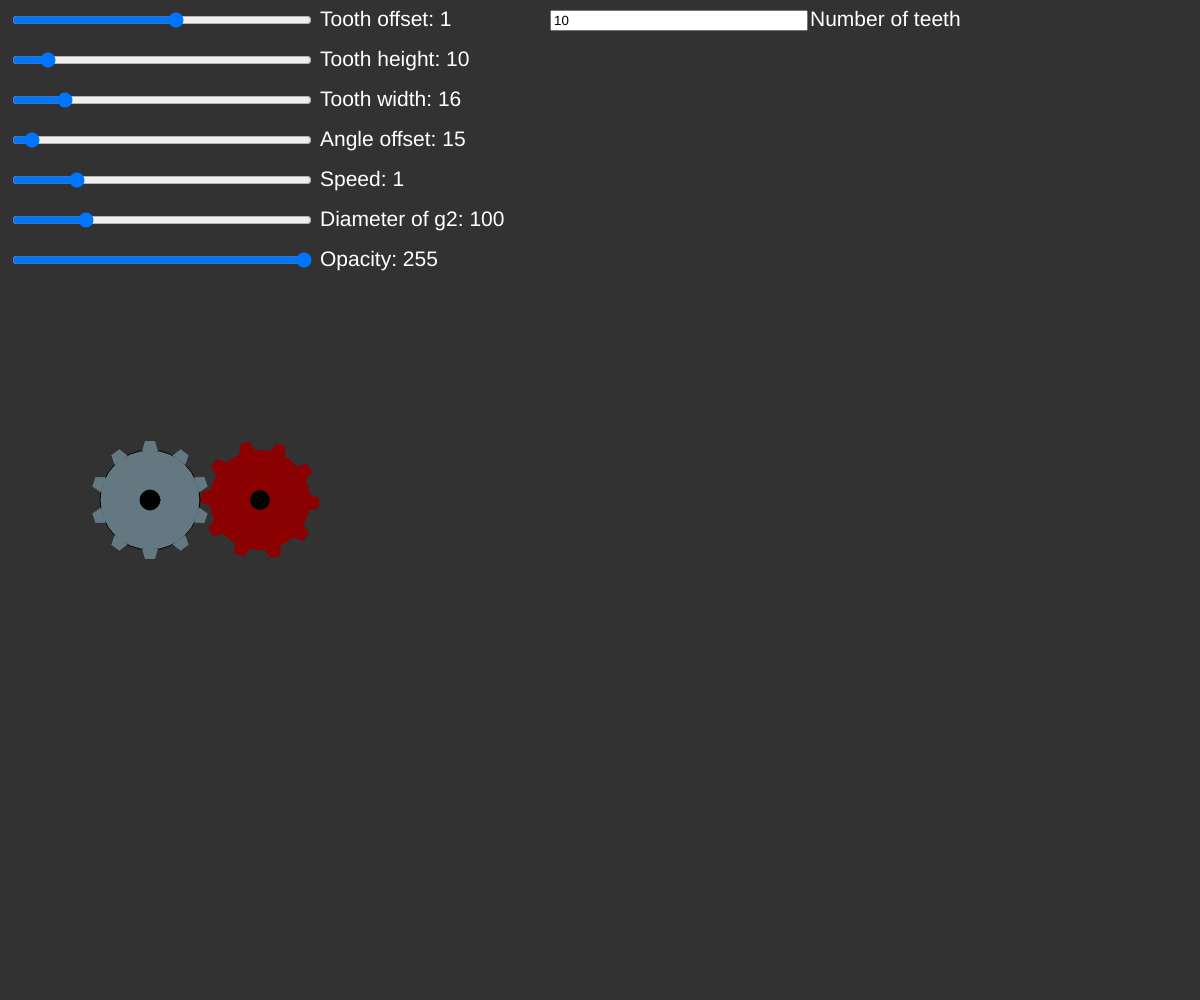
Frame 1 (no input)
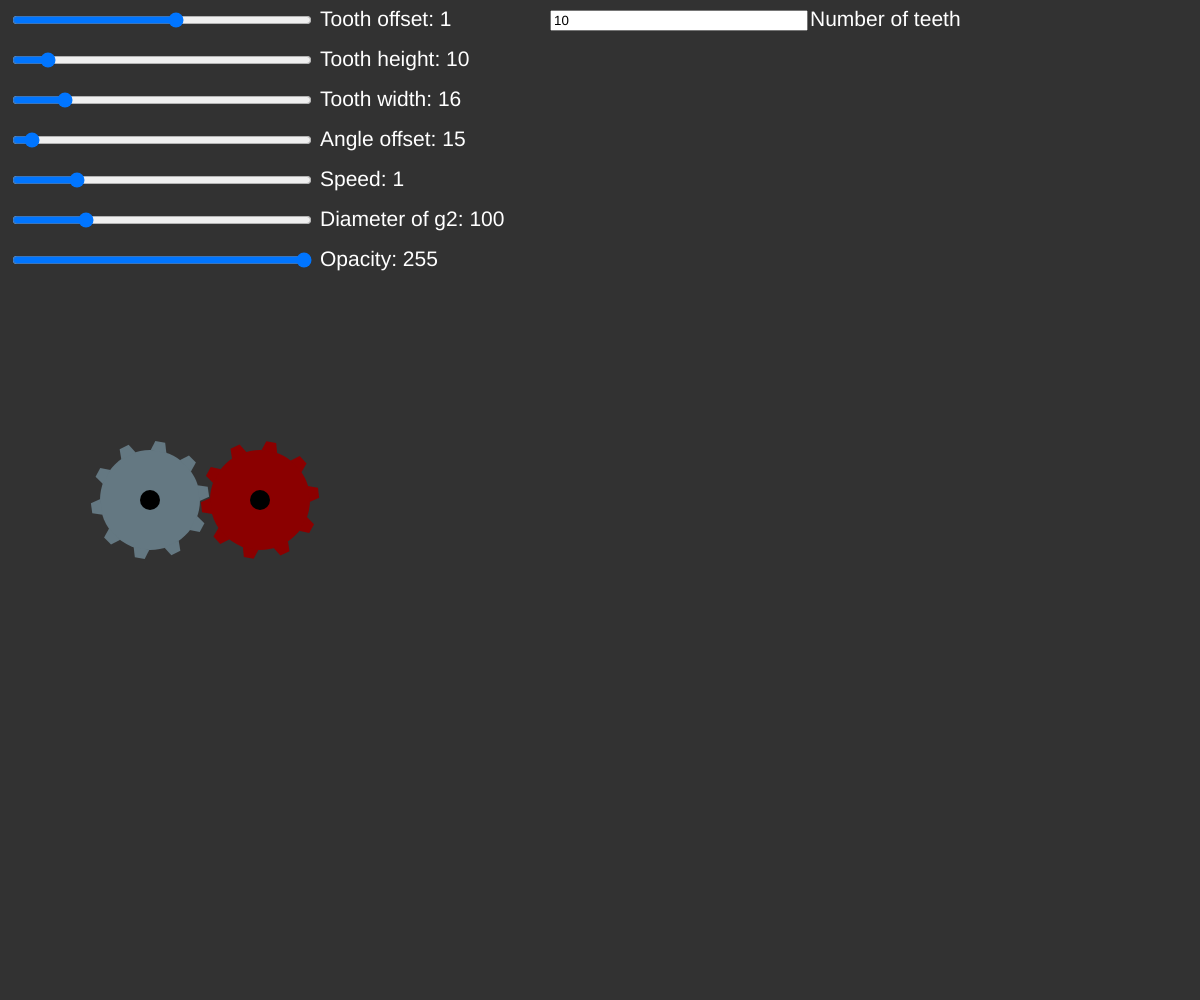
Frame 60 (no input)
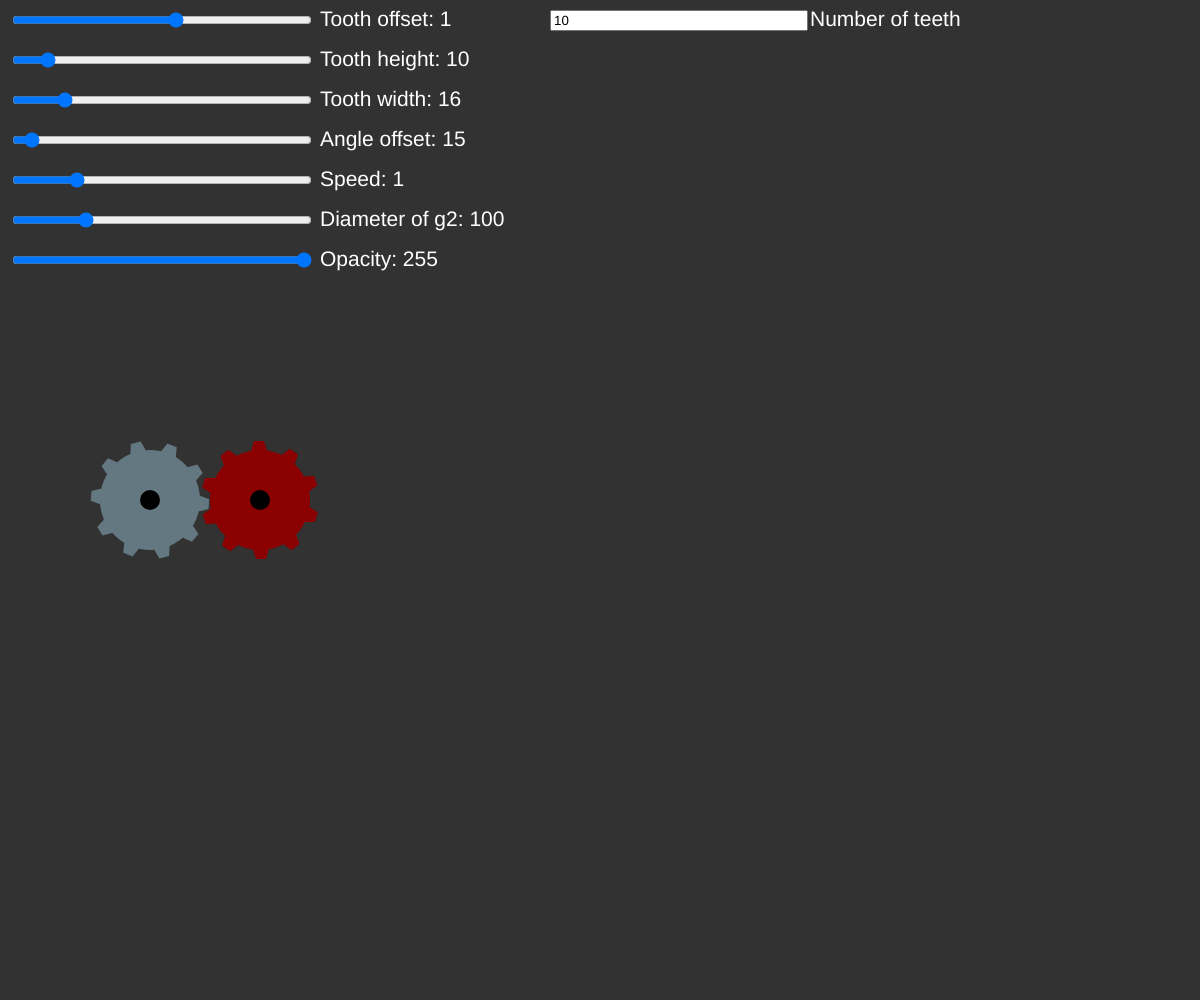
Frame 120 (the mouse pressed at the canvas centre since frame 60)

The p5.js sketch that drew these frames (run headless with seeded random() and noise() and a simulated clock; from frame 60 on, the mouse is pressed at the canvas centre):

// p5.js sketch
// ── sketch.js
// Customisable gears

// var angle = 0 // This needs to be global, since gears can't move at different rates

class Gear{
   constructor(angle, x, y, colR, colG, colB, alpha, speed, direction, angleoffset, teethshape, toothheight, toothwidth, toothoffset, teethamount, diameter){
      this.angle = angle;
      this.x = x;
      this.y = y;
      this.colR = colR;
      this.colG = colG;
      this.colB = colB;
      this.alpha = alpha
      this.speed = speed;
      this.direction = direction; // 1 (clockwise) or -1 (counter-clockwise)
      this.angleoffset = angleoffset; // Angle offset, to interlock with neighbouring gears
      this.teethshape = teethshape;
      this.toothheight = toothheight;
      this.toothwidth = toothwidth;
      this.toothoffset = toothoffset;
      this.teethamount = teethamount;
      this.diameter = diameter;
   }
   draw(){
      fill(this.colR, this.colG, this.colB, this.alpha); // Set gear colour    
      ellipse(this.x, this.y, this.diameter, this.diameter); // Draw the main circle
      fill(0, 0, 0, this.alpha); // Set colour to black
      ellipse(this.x, this.y, 20, 20);
      fill(this.colR, this.colG, this.colB, this.alpha); // Set tooth colour 
      noStroke(); // Ensure that the teeth don't have an outline
      for (var i = 0; i < 360; i += 360/this.teethamount) { // Draw a tooth on the gear a given number of times 
        push(); // push(); and pop(); ensure that we return to the "top" of the gear before going to draw our next gear. Otherwise, we will keep incrementing stuff we don't want to
        translate(this.x, this.y); // Ensures that the teeth move with the gear
        rotate(radians((this.angle + i + this.angleoffset) * this.direction)); // Ensures that the teeth are drawn all around the gear (i is the location ON the gear, speed is the speed that the gear is rotating)
        
        if (this.teethshape == "tra" || this.teethshape == "tri"){
          // If we're here, then this.teethshape is valid. Therefore, we can measure out how to draw the teeth
          let yLO = -(this.diameter/2) + this.toothoffset; // toothoffset for making sure there's no gap between the circle and tooth
          let yHI = yLO - this.toothheight;
          let xHI = this.toothwidth/2;
          
          if (this.teethshape == "tra") {
          let xLO = xHI * (5/8); // (5/8) keeps the trapezium shape scale true to the original sketch
          quad(-xLO, yHI, xLO, yHI, xHI, yLO, -xHI, yLO); // The drawing of the tooth
          } else if (this.teethshape == "tri") {
          let xLO = 0
          triangle(-xHI, yLO, xHI, yLO, xLO, yHI);
          } 
        } else {
          pop(); //See push();
          this.invalidShape();
        }

        pop(); //See push();
      }
      this.angle += this.speed; // Adjust how fast the gear should spin
      this.angle = this.angle % 360;
   }
   invalidShape(){ // This needs to be here, since it's a parameter that could easily cause an error
      fill(255);
      text("Invalid value passed to teethshape; please consult the documentation.", mouseX, mouseY);
   }
   getangle(){
   	  this.angle += this.speed;
   	  return this.angle % 360;
   }
}

// TODO
// separate example and core .js files
// make a nice example sketch
// button to add gears (and remove them - so possibly left click right click)
// sparks!
// probably more stuff too

// ── example.js
function setup(){
  createCanvas(windowWidth, windowHeight);
  frameRate(60); // High refresh rates like 144 and 165 break the motion slightly, but they're not recommended anyway

  //toothoSlider (offset)
  toothoSlider = createSlider(-10, 10, 1, 0.1);
  toothoSlider.position(10, 10);
  toothoSlider.style('width', '300px');

  //toothhSlider (height)
  toothhSlider = createSlider(0, 100, 10, 1);
  toothhSlider.position(10, 50);
  toothhSlider.style('width', '300px');

  //toothwSlider (width)
  toothwSlider = createSlider(0, 100, 16, 1);
  toothwSlider.position(10, 90);
  toothwSlider.style('width', '300px');

  //angleSlider (angle offset)
  angleSlider = createSlider(0, 360, 15, 1);
  angleSlider.position(10, 130);
  angleSlider.style('width', '300px');

  //speedSlider
  speedSlider = createSlider(0, 5, 1, 0.1);
  speedSlider.position(10, 170);
  speedSlider.style('width', '300px');

  //g2sizeSlider
  g2sizeSlider = createSlider(10, 400, 100, 1);
  g2sizeSlider.position(10, 210);
  g2sizeSlider.style('width', '300px');

  //opacitySlider
  opacitySlider = createSlider(0, 255, 255, 1);
  opacitySlider.position(10, 250);
  opacitySlider.style('width', '300px');

  teethamountbox = createInput("10");
  teethamountbox.position(toothoSlider.width + 250, 10);
  teethamountbox.size(250);
}

gears = [] // Store our gears in an array rather than g1, g2, g3 and so on...
geardata = [0, gears]; // This way, we can have separate angle values (0) to keep track of different sets of gears 

function draw() {
  background(50); // Drawn here so that the gear doesn't leave a trail behind

  // Text setup
  fill(255);
  textSize(21);

  // tooth scale
  let toothoffset = toothoSlider.value()
  text("Tooth offset: " + toothoffset, toothoSlider.x * 2 + toothoSlider.width, toothoSlider.y + 16);

  // tooth height
  let toothheight = toothhSlider.value()
  text("Tooth height: " + toothheight, toothhSlider.x * 2 + toothhSlider.width, toothhSlider.y + 16);

  // tooth width
  let toothwidth = toothwSlider.value()
  text("Tooth width: " + toothwidth, toothwSlider.x * 2 + toothwSlider.width, toothwSlider.y + 16);

  // angle offset
  let angleoffset = angleSlider.value();
  text("Angle offset: " + angleoffset, angleSlider.x * 2 + angleSlider.width, angleSlider.y + 16);

  // speed
  // let speed = 0; // very useful for testing
  let speed = speedSlider.value();
  text("Speed: " + speed, speedSlider.x * 2 + speedSlider.width, speedSlider.y + 16);
  
  // g2size
  let g2size = g2sizeSlider.value()
  text("Diameter of g2: " + g2size, g2sizeSlider.x * 2 + g2sizeSlider.width, g2sizeSlider.y + 16);

  // opacity
  let opacity = opacitySlider.value()
  text("Opacity: " + opacity, opacitySlider.x * 2 + opacitySlider.width, opacitySlider.y + 16);

  // teethamount
  let teethamount = teethamountbox.value();
  text("Number of teeth", teethamountbox.x + teethamountbox.width + 10, teethamountbox.y + 16);

  // gears[0]
  gears.push(new Gear(geardata[0], 150, 500, 100, 120, 130, opacity, speed, 1, 0, "tra", toothheight, toothwidth, toothoffset, teethamount, 100));
  
  gears[0].draw(geardata[0]);

  // print(gears[0].x) // How to get a parameter (example for quick reference)
  
  // gears[1]
  gears.push(new Gear(geardata[0], gears[0].x + gears[0].diameter/2 + g2size/2 + toothheight, gears[0].y, 139, 0, 0, opacity, speed, -1, 
  angleoffset, "tra", toothheight, toothwidth, toothoffset, teethamount, g2size));
  
  gears[1].draw(geardata[0]);
  
  geardata[0] += gears[0].getangle(); // again, a for loop will be best here
  geardata[0] += gears[1].getangle();

}

// TODO
// for gears in...draw (rather than calling draw() each time)
